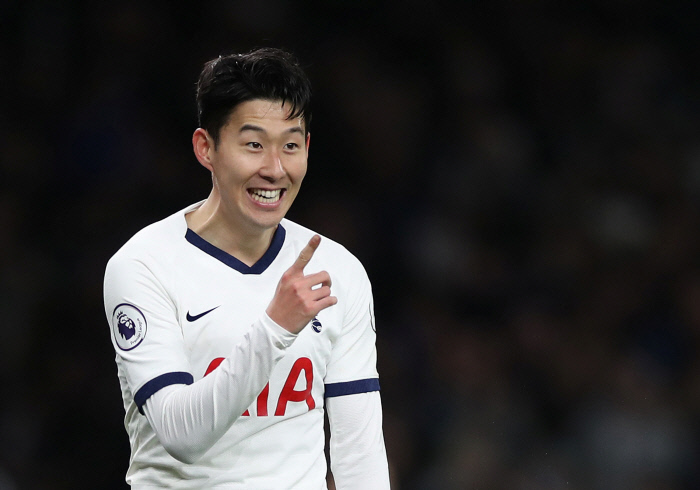
#> input picture cv_openCV_study03/images/son.jpeg, 700 x 490 px
$ python opencv_project01.py
#> lines starting #> are read from the running program, lines starting #| are printed output that depends on the picture; after the words box and inside, x2 and y2 are one past the last pixel; in counts of white or black regions, pixels touching at a corner belong together
#> further down, input_image is the input picture: shape (490, 700, 3); mean B, G, R 55.9, 56.1, 58.4
import numpy as np
import cv2

face_cascade = cv2.CascadeClassifier("haarcascade_frontalface_default.xml")

def faceDetector(img):
    # 그레이톤이 처리할량이 적어짐(색을 원하는게 아니라 디텍션이 목적이기 때문)
    gray = cv2.cvtColor(img,cv2.COLOR_BGR2GRAY)
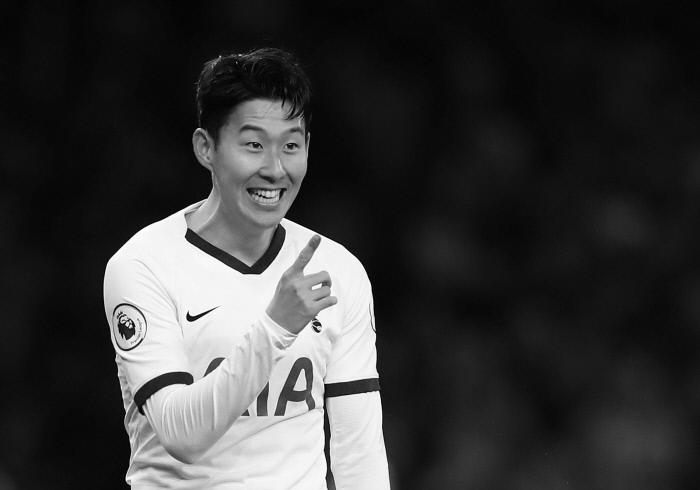
#> gray: shape (490, 700); min 0, max 255, mean 56.8
    faces = face_cascade.detectMultiScale(gray, 1.3, 5) # 임계치 지정
#> faces = [[214, 99, 116, 116]]

    for (x, y, w, h) in faces:
        cv2.rectangle(img, (x, y), (x+w, y+h), (0, 255, 0), 3)
#> this loop made 1 pass
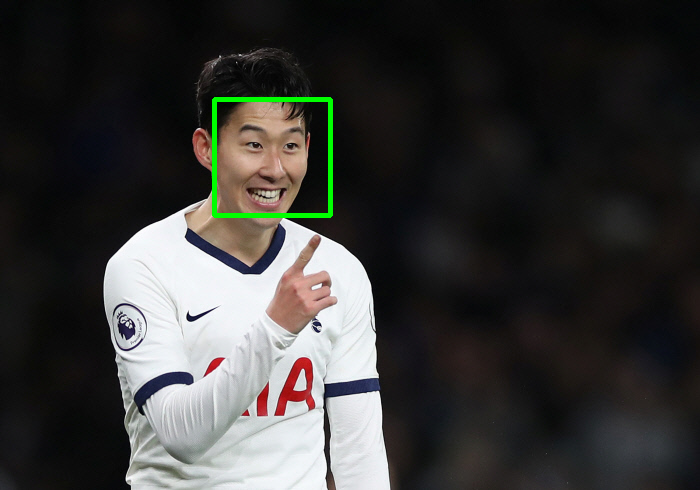
#> img: shape (490, 700, 3); 0.67% of pixels changed, all inside (x1, y1, x2, y2) = (212, 97, 333, 218)

    return img

input_image = cv2.imread("./images/son.jpeg")
output_image = faceDetector(input_image)
cv2.imshow("face_test",output_image)

cv2.waitKey(0)
cv2.destroyAllWindows()
